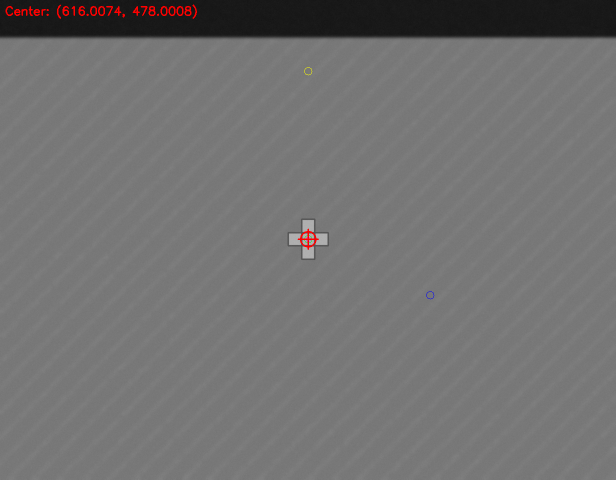
#> input picture cross_center_test_cross.png, 1232 x 959 px (shown at 1/2 size); its folder holds only this picture in this run
$ python -i z3dprofile.py   (imports and definitions only)
#> lines starting #> are read from the running program, lines starting #| are printed output that depends on the picture; after the words box and inside, x2 and y2 are one past the last pixel; in counts of white or black regions, pixels touching at a corner belong together
import cv2
import numpy as np
import matplotlib.pyplot as plt

# [23 lines of commented-out code are left out]

# [23 lines left out: function auto_gamma_correction, not called in this run]

def find_fringe_boundary(img):
    img = cv2.resize(img, (img.shape[1] // 2, img.shape[0] // 2), interpolation=cv2.INTER_AREA)
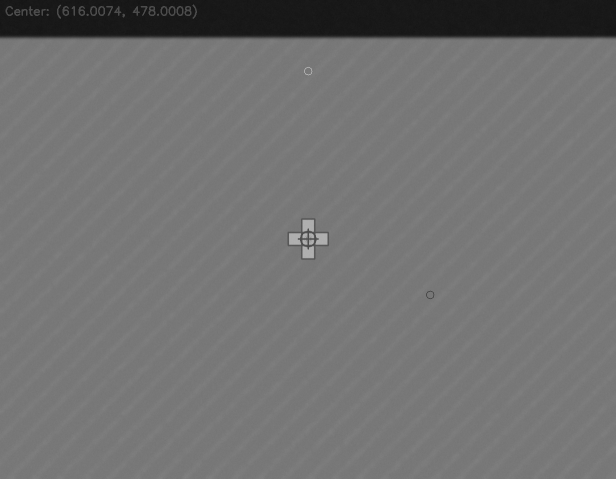
#> img: shape (479, 616); min 20, max 177, mean 113.3

    # img_gamma = auto_gamma_correction(img)

    clahe = cv2.createCLAHE(clipLimit=3.0, tileGridSize=(8, 8))
    enhanced_img = clahe.apply(img)

    # enhanced_img = cv2.resize(enhanced_img, (enhanced_img.shape[1] // 2, enhanced_img.shape[0] // 2), interpolation=cv2.INTER_AREA)


    blurred = cv2.medianBlur(enhanced_img, 7)
    blurred = cv2.GaussianBlur(blurred, (9, 9), 0)


    thresh = cv2.adaptiveThreshold(blurred, 255,
                                  cv2.ADAPTIVE_THRESH_GAUSSIAN_C,
                                  cv2.THRESH_BINARY_INV, 21, 1)
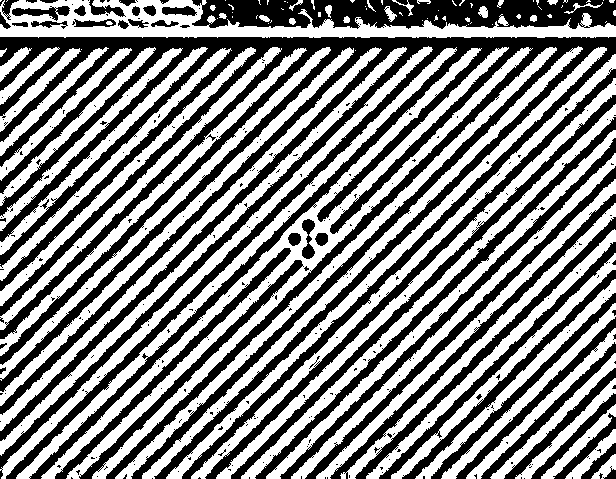
#> thresh: shape (479, 616); 52.4% white; 326 black regions (279 under 20 px), largest, box (x1, y1, x2, y2) and area: (0, 37, 616, 479) 82080, (192, 0, 616, 29) 9424, (205, 68, 616, 479) 4601


    kernel = np.ones((5, 5), np.uint8)
    opening = cv2.morphologyEx(thresh, cv2.MORPH_OPEN, kernel)
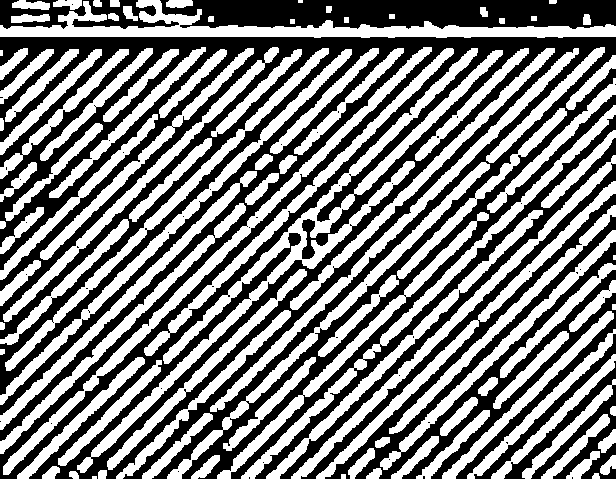
#> opening: shape (479, 616); 49.6% white; 107 white regions (4 under 20 px), largest, box (x1, y1, x2, y2) and area: (77, 48, 503, 473) 10955, (0, 0, 616, 38) 7726, (3, 47, 432, 475) 5637
    closed = cv2.morphologyEx(opening, cv2.MORPH_CLOSE, kernel)
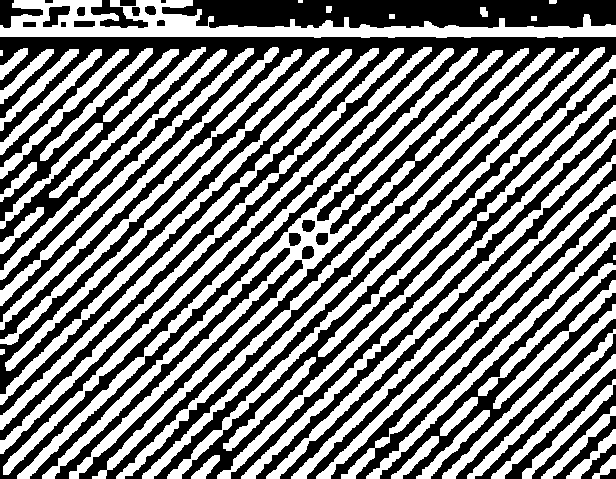
#> closed: shape (479, 616); 50.2% white; 32 black regions (1 under 20 px)

    contours, _ = cv2.findContours(closed, cv2.RETR_LIST, cv2.CHAIN_APPROX_SIMPLE)
#> contours = 69 contours, 4 with area under 20; largest, box (x1, y1, x2, y2) and area: (42, 48, 529, 479) 15837, (0, 0, 616, 38) 9676, (17, 48, 454, 479) 5165, (3, 47, 432, 475) 5122, (167, 47, 605, 479) 5099

    return contours, img

# [102 lines left out: function extract_candidates, not called in this run]


import os
from natsort import natsorted

# 遍历文件夹中的图片（按文件名排序，即时间顺序）
folder_path = './20260401_164705' # 20260331_142456' # 20260330_215004' # 20260331_142456' #
# [1 line that did not run here, left out]
# [1 line that did not run here, left out]

# [10 lines not run here, left out]

>>> import cv2
>>> picture = cv2.imread('../cross_center_test_cross.png', cv2.IMREAD_GRAYSCALE)
>>> result = find_fringe_boundary(picture)

$ run again, on analysis_folder1_fringe_overlay.png
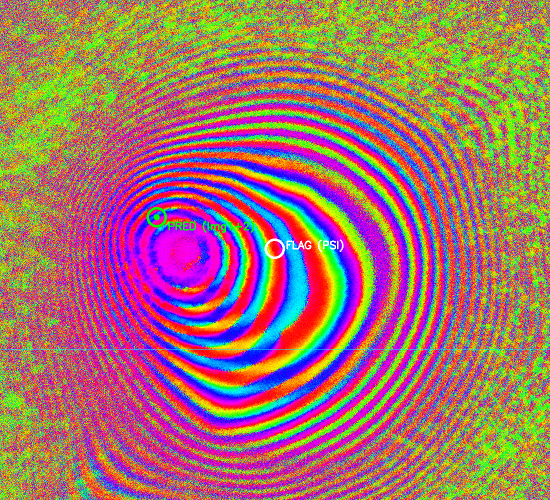
#> input picture analysis_folder1_fringe_overlay.png, 1100 x 1000 px (shown at 1/2 size)
#> in find_fringe_boundary, `thresh = cv2.adaptiveThreshold(blurred, 255, cv2.ADAPTIVE_THRESH_GAUSS..`:
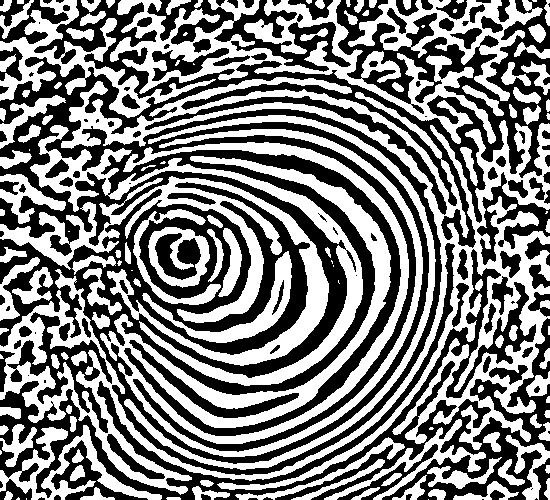
#> thresh: shape (500, 550); 49.8% white; 132 white regions (23 under 20 px), largest, box (x1, y1, x2, y2) and area: (0, 77, 550, 495) 37004, (100, 129, 423, 457) 20662, (110, 0, 496, 144) 12670
#> opening: shape (500, 550); 43.6% white; 490 white regions (12 under 20 px), largest, box (x1, y1, x2, y2) and area: (144, 156, 391, 428) 6533, (144, 142, 409, 444) 5690, (152, 169, 363, 386) 5113
#> in find_fringe_boundary, `closed = cv2.morphologyEx(opening, cv2.MORPH_CLOSE, kernel)`:
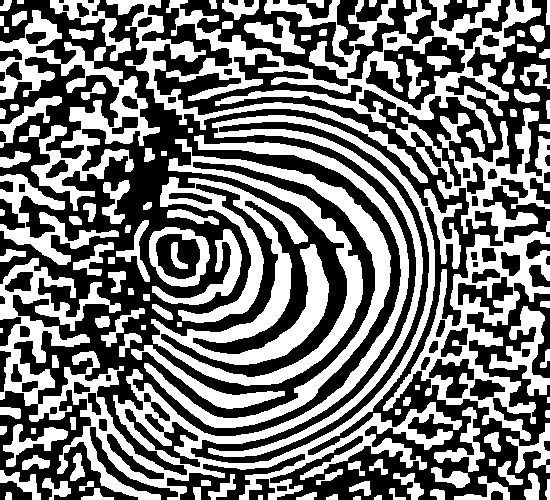
#> closed: shape (500, 550); 46.4% white; 118 white regions (3 under 20 px)
#> contours = 170 contours, 11 with area under 20; largest, box (x1, y1, x2, y2) and area: (166, 0, 550, 441) 35898, (0, 115, 462, 500) 31621, (144, 139, 391, 428) 21046, (0, 10, 160, 211) 8396, (106, 0, 428, 183) 4079
